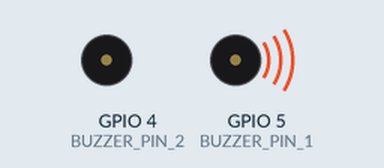
Recording of a sketch running on a simulated ESP32. Parts: buzzer (waves = sounding, pin HIGH). What the sketch prints to the serial monitor is not drawn.

Above: at 2.5 s.
At 3.5 s:
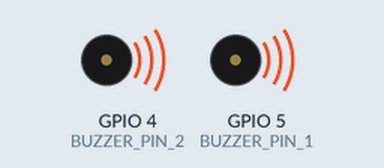
At 4.5 s:
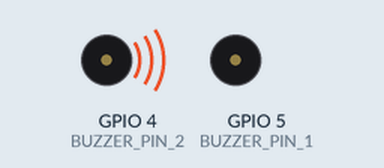
At 5.5 s:
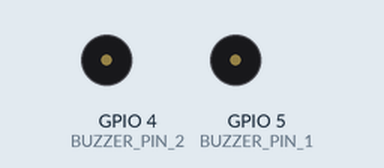
Timing chart, 0 to 7.2 s (numbered marks = the images above):
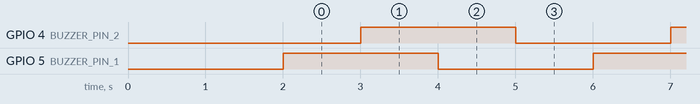

The sketch:

buzzer.ino
```cpp
#include <WiFi.h>
#include <WebServer.h>
#include "config.h"

// Connections
// Buzer -> ESP32
// Buzzer+ to VN
// Buzzer- to D5
// Buzzer- to D4 (optional)

#define BUZZER_PIN_1 5   // D5
#define BUZZER_PIN_2 4   // 4

void setup()
{
  Serial.begin(115200);

  delay(2000);

  pinMode(BUZZER_PIN_1, OUTPUT);
  pinMode(BUZZER_PIN_2, OUTPUT);

  Serial.println("Simple Buzzer Test Started");
  Serial.println("Wiring: Buzzer + → GPIO2, Buzzer out- → GND");
}

void loop()
{
  Serial.println("Buzzer ON");
  digitalWrite(BUZZER_PIN_1, HIGH);  // Give power to buzzer
  delay(1000);

  Serial.println("Buzzer ON2");
  digitalWrite(BUZZER_PIN_2, HIGH);  // Give power to buzzer
  delay(1000);

  Serial.println("Buzzer OFF1");
  digitalWrite(BUZZER_PIN_1, LOW);   // Remove power from buzzer
  delay(1000);

  Serial.println("Buzzer OFF2");
  digitalWrite(BUZZER_PIN_2, LOW);   // Remove power from buzzer
  delay(1000);
}
```

config.h
```cpp
// WiFi credentials - CHANGE THESE!
const char* wifi_ssid = "YOUR_WIFI_NAME";
const char* wifi_password = "YOUR_WIFI_PASSWORD";
```

Measured:
- by itself, GPIO 4 (BUZZER_PIN_2), GPIO 5 (BUZZER_PIN_1): alternates HIGH for 2.0 s and LOW for 2.0 s
- by itself, everything shown: repeats every 4.0 s, in 4 steps
